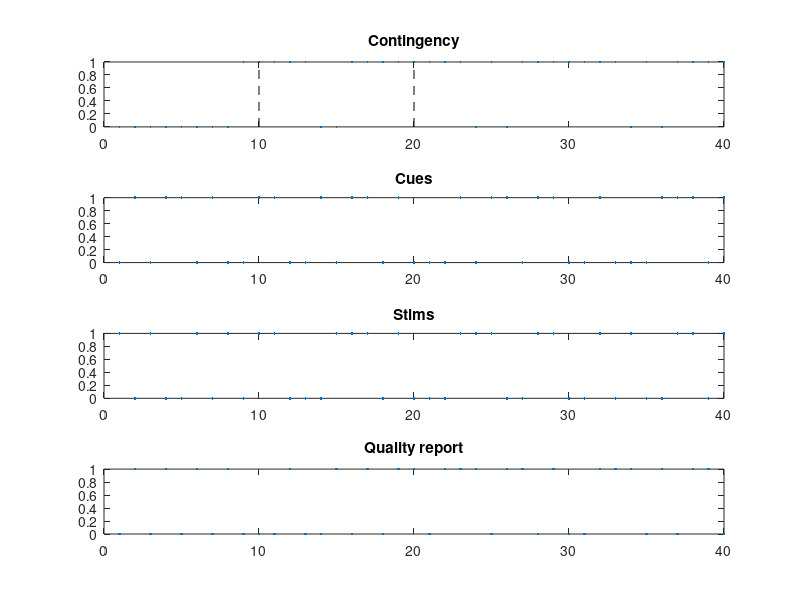

This chart was generated by the following MATLAB code:
clear all
satisfied=0;
attempt=0;
while ~satisfied
    attempt=attempt+1
    cues=[];
    stims=[];
    qual_idx=[];
    order=[];    

    %% deterministic practice
    order(1,:)=[zeros(1,4) ones(1,4)];
    order(2,:)=[ones(1,4) zeros(1,4)];
    order(3,:)=[ones(1,2) zeros(1,2) ones(1,2) zeros(1,2)];
        
    idx=randsample(8,8,false)';
    
    cues=[cues order(1,idx)];
    stims=[stims order(2,idx)];
    qual_idx=[qual_idx order(3,idx)];
    
    order=[];
    order(1,:)=[ones(1,1) zeros(1,1)];
    order(2,:)=[ones(1,1) zeros(1,1)];
    order(3,:)=[0 0];
        
    idx=randsample(2,2,false)';
    
    cues=[cues order(1,idx)];
    stims=[stims order(2,idx)];
    qual_idx=[qual_idx order(3,idx)];
    %% probabilistic practice
    order=[];
    
    order(1,:)=[ones(1,5) zeros(1,5)];
    order(2,:)=[ones(1,4) zeros(1,1) ones(1,1) zeros(1,4)];
    order(3,:)=[ones(1,2) zeros(1,3) ones(1,3) zeros(1,2)];
        
    idx=randsample(10,10,false)';
    
    cues=[cues order(1,idx)];
    stims=[stims order(2,idx)];
    qual_idx=[qual_idx order(3,idx)];
    %% trial block
    C=[0 0];
    for i=1:length(C)
        c=C(i);
        order=[];
        n=10;
    
        order(1,:)=[ones(1,n/2) zeros(1,n/2)];
        order(2,:)=[ones(1,n*0.4) zeros(1,n*0.1) ones(1,n*0.1) zeros(1,n*0.4)];
        order(3,:)=[ones(1,n*0.2) zeros(1,n*0.2) ones(1,n*0.1) ones(1,n*0.1) ones(1,n*0.2) zeros(1,n*0.2)];
            
        idx=randsample(n,n,false)';
        
        cues=[cues abs(order(1,idx)-c)];
        stims=[stims order(2,idx)];
        qual_idx=[qual_idx order(3,idx)];
    end
    
    for i=1:length(cues)-4
        cc(i)=(cues(i)==cues(i+1))&&(cues(i+1)==cues(i+2))&&(cues(i+2)==cues(i+3));
        sc(i)=(stims(i)==stims(i+1))&&(stims(i+1)==stims(i+2))&&(stims(i+2)==stims(i+3));
        qc(i)=(qual_idx(i)==qual_idx(i+1))&&(qual_idx(i+1)==qual_idx(i+2))&&(qual_idx(i+2)==qual_idx(i+3));
    end        
    satisfied=(sum(sc)+sum(cc)+sum(qc))==0;
end
%%
close all

subplot(4,1,1)
plot(cues==stims,'.','MarkerSize',5)
hold on
plot([10 10],[0 1],'k--')
plot([20 20],[0 1],'k--')
hold off
title('Contingency')

subplot(4,1,2)
plot(cues,'.')
title('Cues')

subplot(4,1,3)
plot(stims,'.')
title('Stims')

subplot(4,1,4)
plot(qual_idx,'.')
title('Quality report')

%%
jitter=2+4*rand(1,length(cues));
iti_duration=6-jitter;

save('cue_sequence_practice.mat','cues','stims','qual_idx','jitter','iti_duration')